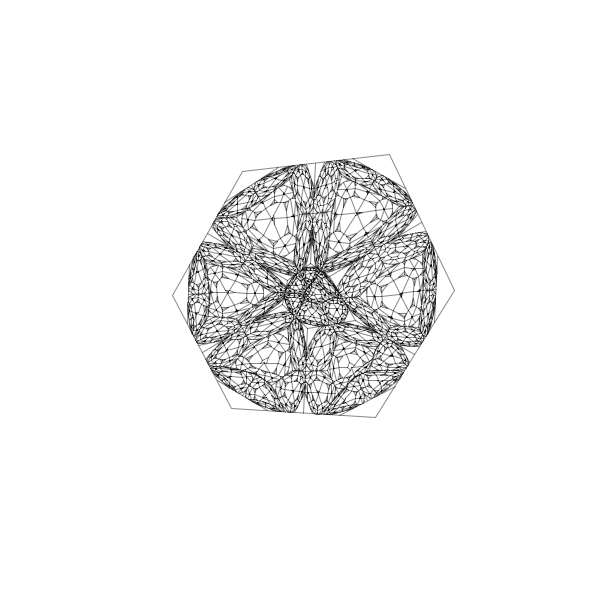
Frame 1 (no input)
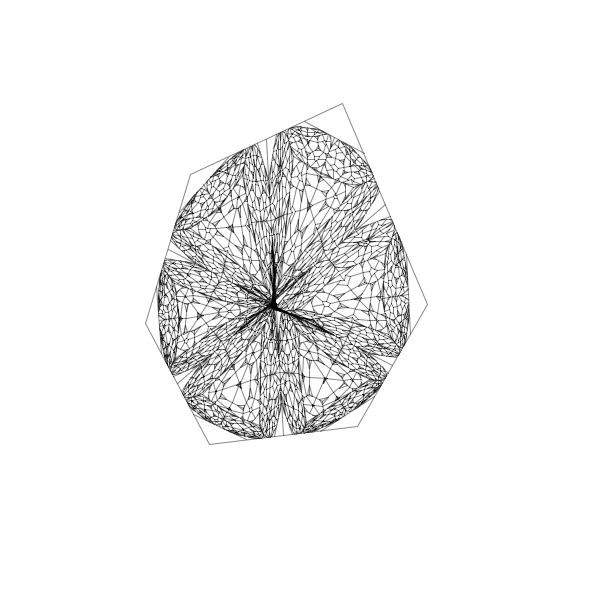
Frame 60 (the mouse pressed at the canvas centre just before this capture)
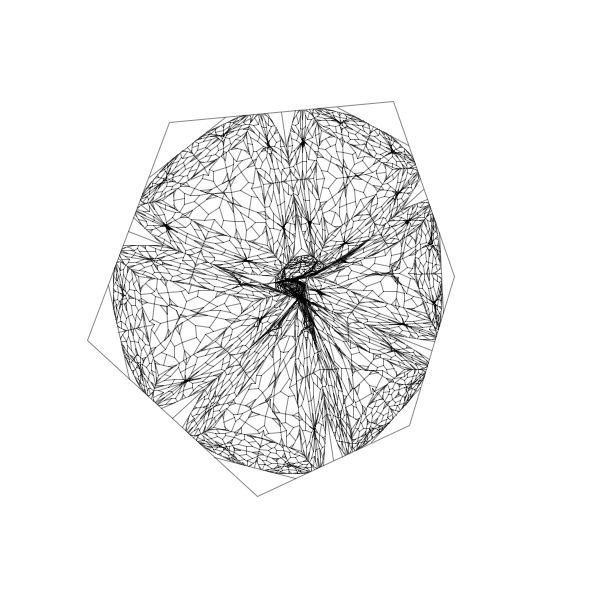
Frame 120 (the mouse held since frame 60 and released just before this capture)

The Processing sketch that drew these frames (run headless with seeded random() and noise(); from frame 60 on, the mouse is pressed at the canvas centre):

// Processing sketch: processing_116516
// ── processing_116516.pde

//Raven Kwok (aka Guo Ruiwen)
//EDF0
/*
 A piece from my Algorithmic Creature series based on a recursive morphing hexagon.
 You could check a higher recursive level version here -> https://vimeo.com/43752422
 Or its further study "18F44" here -> https://vimeo.com/63090665
  
 raystain@gmail.com
 ravenkwok.com
 vimeo.com/ravenkwok
 flickr.com/photos/ravenkwok
 twitter.com/ravenkwok
 weibo.com/ravenkwok
 
*/

Hexagon hxg;
float strutF, strutFIncre, rRangeF, rRangeFIncre, rRange, rnRangeF, rnRangeFIncre, rnRange;

PVector [] initVs = new PVector[6];

void setup(){
  size(600,600);
  smooth();
  frameRate(30);
  
  strutF = random(100);
  rRangeF = random(100);
  rnRangeF = random(100);
  strutFIncre = 0.01;
  rRangeFIncre = 0.01;
  rnRangeFIncre = 0.01;
  rRange = 200;
  rnRange = PI/3.0;
  
  hxg = new Hexagon(6, 0, 3);
  
  for(int i=0; i< initVs.length; i++){
    initVs[i] = new PVector(0, 0);
  }
}

void draw(){
  background(255);
  translate(width/2, height/2);
  
  updateInitVs();
  hxg.update(initVs, strutF);
  hxg.display();
  
  strutF += strutFIncre;
} 

void updateInitVs(){
  float rnIncre = PI/3.0;
  for(int i=0; i< initVs.length; i++){
    float radius = rRange+(noise(rRangeF+i*0.2)-0.5)*rRange;
    float radian = rnIncre*i+(noise(rnRangeF+i*0.2)-0.5)*rnRange;
    
    float x = cos(radian)*radius;
    float y = sin(radian)*radius;
    
    initVs[i].set(x, y);
  }
  rRangeF += rRangeFIncre;
  rnRangeF += rnRangeFIncre;
}
class Hexagon{
  
  Hexagon [] subHxgs;
  
  int index, lv, maxLv;
  float strutRatio;
  
  PVector [] outers, mids, quars, struts;
  
  Hexagon(int index, int lv, int maxLv){
    this.index = index;
    this.lv = lv;
    this.maxLv = maxLv;
    
    outers = new PVector[6];
    mids = new PVector[6];
    struts = new PVector[6];
    quars = new PVector[12];
    
    for(int i=0; i<outers.length; i++){
      outers[i] = new PVector(0, 0);
      mids[i] = new PVector(0, 0);
      struts[i] = new PVector(0, 0);
    }
    
    for(int i=0; i<quars.length; i++){
      quars[i] = new PVector(0, 0);
    }
    
    if(lv<maxLv){
      lv++;
      subHxgs = new Hexagon[7];
      for (int i=0;i<subHxgs.length;i++) {
        subHxgs[i] = new Hexagon(i, lv, maxLv);
      }
    }
  }
  
  void update(PVector [] outers, float strutF){
    this.outers = outers;
    
    for(int i=0;i<mids.length;i++){
      int j = (i+1)% mids.length;
      getInBetween(mids[i], outers[i], outers[j], 0.5);
    }
    
    for(int i=0;i<quars.length;i+=2){
      int j = (i/2+1)% mids.length;
      getInBetween(quars[i], mids[i/2], outers[j], 0.5);
      getInBetween(quars[i+1], outers[j], mids[j], 0.5);
    }
    
    for(int i=0;i<struts.length;i++){
      int j = (i+3)%6;
      strutRatio = 1-noise(strutF)*0.75;
      getInBetween(struts[i], mids[i], mids[j], strutRatio);
      strutF += 0.1;
    }
    
    if(lv<maxLv){
      strutF ++;
      subHxgs[6].update(struts, strutF);
      strutF += 0.1;
      for (int i=0;i<6;i++) {
        int j = (i+1)%6;
        int k = (i*2)%12;
        PVector [] group = {
          mids[i], quars[k], quars[k+1], mids[j], struts[j], struts[i]
        };
        subHxgs[i].update(group, strutF);
        strutF += 0.1;
      }
    }
  }
  
  void display(){
    drawHxg();
    drawSubHxgs();
  }
  
  private void getInBetween(PVector v, PVector v1, PVector v2, float ratio){
    v.set(v1.x * ratio +v2.x * (1-ratio), v1.y * ratio +v2.y * (1-ratio));
  }
  
  private void drawEdge(PVector v1, PVector v2){
    line(v1.x, v1.y, v2.x, v2.y);
  }
  
  private void drawHxg(){
    noFill();
    strokeWeight(1);
    stroke(0, 120);
    beginShape();
    for (int i=0;i<outers.length;i++) {
      vertex(outers[i].x, outers[i].y);
    }
    endShape(CLOSE);
  }
  
  private void drawSubHxgs(){
    noFill();
    strokeWeight(1);
    stroke(0, 120);
    for (int i=0;i<mids.length;i++) {
      drawEdge(mids[i], struts[i]);
    }
    for (int i=0;i<quars.length;i+=2) {
      drawEdge(quars[i], quars[i+1]);
    }
    for (int i=0;i<struts.length;i++) {
      int j = (i+1)% struts.length;
      drawEdge(struts[i], struts[j]);
    }
    if(lv<maxLv){
      for (int i=0;i<subHxgs.length;i++) {
        subHxgs[i].drawSubHxgs();
      }
    }
  }
}
